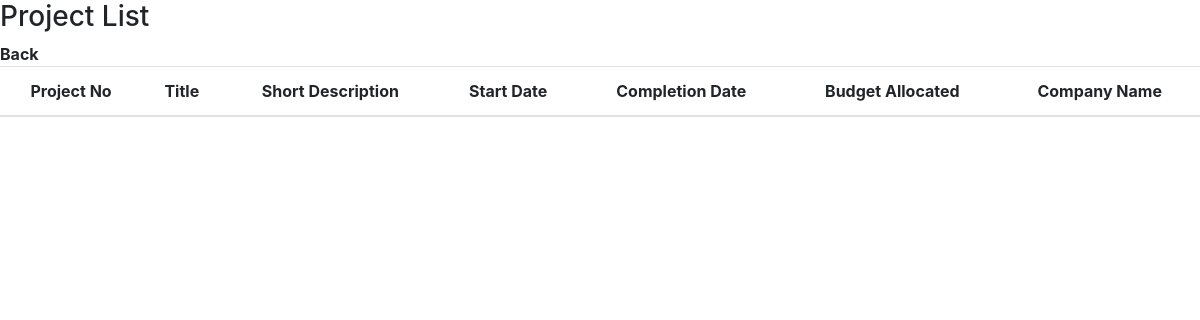
Page /project.php on the earlier database version.
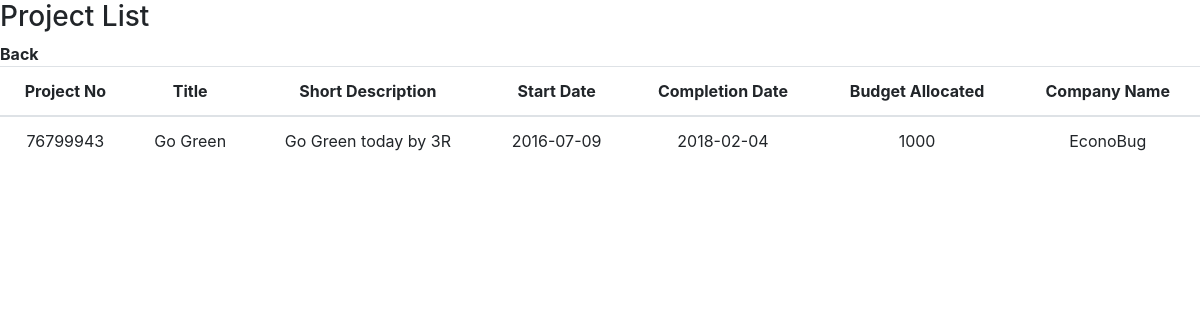
Same page on the later database version.
### tables this page shows
CREATE TABLE `projectlist` (
  `projectno` varchar(10) NOT NULL,
  `projecttitle` varchar(30) NOT NULL,
  `shortdesc` varchar(50) NOT NULL,
  `startdate` date NOT NULL,
  `completiondate` date NOT NULL,
  `budgetallocated` int(11) NOT NULL,
  `companyname` varchar(30) NOT NULL
);

### project.php (the view, shortened to what this page needs)
<!DOCTYPE html>
<html lang="en">
<head>
    <link rel="stylesheet" href="https://maxcdn.bootstrapcdn.com/bootstrap/4.0.0/css/bootstrap.min.css">
    <link rel="stylesheet" href="style.css">
</head>
<body>
<h3>Project List</h3>
<?php
  $dbhost = "localhost";
  $dbuser = "root";
  $dbpass = "";
  $dbname = "irl";
  $connection = mysqli_connect($dbhost, $dbuser, $dbpass, $dbname);
?>
<div class="back" name="back">
    <a onclick="window.history.back();"><b>Back</b></a>
</div>
<table class="table"><thead>
  <tr><th>Project No</th><th>Title</th><th>Short Description</th><th>Start Date</th><th>Completion Date</th><th>Budget Allocated</th><th>Company Name</th></tr>
</thead><tbody>
<?php
  if(mysqli_connect_errno()) {
    die("Database connection failed: " .
         mysqli_connect_error() .
         " (" . mysqli_connect_errno() . ")"
    );
  }else{
  $sql = "SELECT * FROM projectlist";
  $result = $connection->query($sql);
  if ($result->num_rows > 0) {
    while($row = $result->fetch_assoc()) {
       echo "<tr><td>" . $row["projectno"] . "</td>"
       . "<td>" .  $row["projecttitle"] . "</td>"
       . "<td>"  .  $row["shortdesc"] . "</td>"
       . "<td>" .  $row["startdate"] . "</td>"
       . "<td>" .  $row["completiondate"] . "</td>"
       . "<td>" .  $row["budgetallocated"] . "</td>"
       . "<td>" .  $row["companyname"]  . "</td></tr>";
    }
} else {
   "No results!";
}
}
?>
</tbody></table>
</body>
</html>

### style.css (style rules this page uses)
table { text-align: center; }

Differences in the rows shown:
added projectlist: projectno "76799943", projecttitle "Go Green", shortdesc "Go Green today by 3R", startdate "2016-07-09", completiondate "2018-02-04", budgetallocated "1000", companyname "EconoBug"
